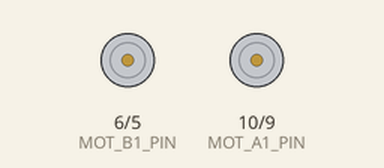
Simulated run of this sketch. Board: Arduino Uno, built with avr-gcc and run on an emulated ATmega328P. On the bench: motor-driver pin pairs drawn as motors (green arrow = first pin HIGH = forward, orange = second pin HIGH = backward, longer = more drive).

Above: at 0.6 s.
Timing chart, 0 to 3.8 s (numbered marks = the images above):
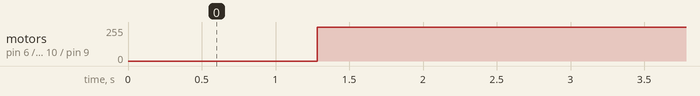

Measured:
- by itself, motor on pin 6 (MOT_B1_PIN) / pin 5 (MOT_B2_PIN), motor on pin 10 (MOT_A1_PIN) / pin 9 (MOT_A2_PIN): stopped → forward 255/255 at 1.3 s, → forward 104/255 38.7 s later

The sketch:

H-BRUG_de_juste.ino
```cpp
// Aansluitingen
#define MOT_A1_PIN 10
#define MOT_A2_PIN 9
#define MOT_B1_PIN 6
#define MOT_B2_PIN 5

const int StartKnop = 3;
const int Led = 4;
bool StatusLed = false;

void setup(void)
{
  // Pin functies
  pinMode(MOT_A1_PIN, OUTPUT);
  pinMode(MOT_A2_PIN, OUTPUT);
  pinMode(MOT_B1_PIN, OUTPUT);
  pinMode(MOT_B2_PIN, OUTPUT);

  // Starten met alle motoren af
  digitalWrite(MOT_A1_PIN, LOW);
  digitalWrite(MOT_A2_PIN, LOW);
  digitalWrite(MOT_B1_PIN, LOW);
  digitalWrite(MOT_B2_PIN, LOW);


  Serial.begin(9600);
}

void loop(void)
{

  //opbouwen
  for(int i = 0; i <= 255; i++)
      {
        analogWrite(MOT_A1_PIN, i);
        analogWrite(MOT_A2_PIN , 0);
        analogWrite(MOT_B1_PIN , i);
        analogWrite(MOT_B2_PIN, 0);
        delay(5);
      }

    analogWrite(MOT_A1_PIN, 255);
    analogWrite(MOT_A2_PIN , 0);
    analogWrite(MOT_B1_PIN , 255);
    analogWrite(MOT_B2_PIN, 0);
    delay ( 2000);

    }
```
